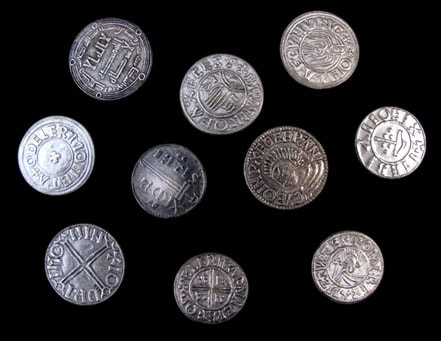
//> input picture coins_challenge_shape_recognition/coins1.jpg, 441 x 341 px
$ ./convolution   (built with g++ and OpenCV 4)
//> lines starting //> are read from the running program, lines starting //| are printed output that depends on the picture; after the words box and inside, x2 and y2 are one past the last pixel; in counts of white or black regions, pixels touching at a corner belong together
#include <stdio.h>
#include <opencv2/opencv.hpp>
#include <opencv2/core/core.hpp>
#include <opencv2/highgui/highgui.hpp>
#include <opencv2/imgproc/imgproc.hpp>
#include <math.h>

using namespace cv;

void GaussianBlur(
	cv::Mat &input,
	int size,
	cv::Mat &blurredOutput);
void sobel(cv::Mat &input,cv::Mat &finalOutput,cv::Mat &finalOutputX,cv::Mat &finalOutputY);


//finding the xGradient
int xGradient(Mat image, int x, int y)
{
    return image.at<uchar>(y-1, x-1) +
                2*image.at<uchar>(y, x-1) +
                 image.at<uchar>(y+1, x-1) -
                  image.at<uchar>(y-1, x+1) -
                   2*image.at<uchar>(y, x+1) -
                    image.at<uchar>(y+1, x+1);
}

//finding the yGradient
int yGradient(Mat image, int x, int y)
{
    return image.at<uchar>(y-1, x-1) +
                2*image.at<uchar>(y-1, x) +
                 image.at<uchar>(y-1, x+1) -
                  image.at<uchar>(y+1, x-1) -
                   2*image.at<uchar>(y+1, x) -
                    image.at<uchar>(y+1, x+1);
}

void inc_if_inside(double *** H, int x, int y, int height, int width, int r )
{
  if (x>0 && x<width && y> 0 && y<height)
    H[y][x][r]++;
}

void hough(Mat &img_data, Mat &dist, double threshold, int minRadius, int maxRadius, double distance, Mat &h_acc, Mat &coins){
  int radiusRange = maxRadius - minRadius;
  int HEIGHT = img_data.rows;
  int WIDTH = img_data.cols;
  int DEPTH = radiusRange;

  double ***H;

  // Allocate memory
  H = new double**[HEIGHT];
  for (int i = 0; i < HEIGHT; ++i) {
    H[i] = new double*[WIDTH];

    for (int j = 0; j < WIDTH; ++j)
      H[i][j] = new double[DEPTH];
  }

    for(int y=0;y<img_data.rows;y++)
  {
       for(int x=0;x<img_data.cols;x++)
       {
        // printf("data point : %f\n", img_data.at<float>(y,x));
            if( (float) img_data.at<float>(y,x) > 250.0 )  //threshold image
            {
              for (int r=minRadius; r<radiusRange; r++)
              {

                int x0 = round(x + r * cos(dist.at<float>(y,x)) );
                int x1 = round(x - r * cos(dist.at<float>(y,x)) );
                int y0 = round(y + r * sin(dist.at<float>(y,x)) );
                int y1 = round(y - r * sin(dist.at<float>(y,x)) );


                inc_if_inside(H,x0,y0,HEIGHT, WIDTH, r);
                 // inc_if_inside(H,x0,y1,HEIGHT, WIDTH, r);
                 // inc_if_inside(H,x1,y0,HEIGHT, WIDTH, r);
                inc_if_inside(H,x1,y1,HEIGHT, WIDTH, r);
              }
            }
       }
  }

  //create 2D image by summing values of the radius dimension
  for(int y0 = 0; y0 < HEIGHT; y0++) {
    for(int x0 = 0; x0 < WIDTH; x0++) {
      for(int r = minRadius; r < radiusRange; r++) {
        h_acc.at<float>(y0,x0) +=  H[y0][x0][r];// > 1 ? 255 : 0;
       // printf("h : %d", H[y0][x0][r]);
      }
    }
  }

  std::vector<Point3f> bestCircles;

  //compute optimal circles
  for(int y0 = 0; y0 < HEIGHT; y0++) {
    for(int x0 = 0; x0 < WIDTH; x0++) {
      for(int r = minRadius; r < radiusRange; r++) {
        if(H[y0][x0][r] > threshold){
          Point3f circle(x0, y0, r);
          int i;
          for(i = 0; i < bestCircles.size(); i++) {
            int xCoord = bestCircles[i].x;
            int yCoord = bestCircles[i].y;
            int radius = bestCircles[i].z;
            if(abs(xCoord - x0) < distance && abs(yCoord - y0) < distance) {
              if(H[y0][x0][r] > H[yCoord][xCoord][radius]) {
                bestCircles.erase(bestCircles.begin()+i);
                bestCircles.insert(bestCircles.begin(), circle);
              }
              break;
            }
          }
          if(i == bestCircles.size()){
            bestCircles.insert(bestCircles.begin(), circle);
          }
        }
      }
    }
  }

  for(int i = 0; i < bestCircles.size(); i++) {
    int lineThickness = 4;
    int lineType = 10;
    int shift = 0;
    int xCoord = bestCircles[i].x;
    int yCoord = bestCircles[i].y;
    int radius = bestCircles[i].z;
    Point2f center(xCoord, yCoord);
    circle(coins, center, radius-1, Scalar(255,0,0), lineThickness, lineType, shift);
  }
}


int main( int argc, char** argv )
{

 Mat image,h_acc;
Mat gray_image;
Mat coinsBlurred;
 image = imread( "coins1.jpg", 1 );
//> image is the input picture: 341 rows x 441 cols, CV_8UC3; mean B, G, R 45.1, 43.1, 44.6


// CONVERT COLOUR, BLUR AND SAVE

 cvtColor( image, gray_image , CV_BGR2GRAY );
  GaussianBlur(gray_image ,23,coinsBlurred);

 Mat imgFinal;
 Mat imgFinalx;
 Mat imgFinaly;
 imgFinal=coinsBlurred.clone();
 imgFinalx=coinsBlurred.clone();
 imgFinaly=coinsBlurred.clone();

    for(int x = 0; x < coinsBlurred.rows; x++)
        {
		for(int y = 0; y < coinsBlurred.cols; y++)
         	{
		       imgFinal.at<uchar>(x,y) = 0.0;
                       imgFinalx.at<uchar>(x,y) = 0.0;
		       imgFinaly.at<uchar>(x,y) = 0.0;
		}
	}

 sobel(coinsBlurred,imgFinal, imgFinalx, imgFinaly);
 normalize(imgFinalx,imgFinalx, 0, 255, NORM_MINMAX, -1, Mat());
 imwrite( "sobelx.jpg", imgFinalx );
 imwrite( "sobely.jpg", imgFinaly );
 imwrite( "sobel.jpg", imgFinal );
 h_acc.create(imgFinal.rows, imgFinal.cols, CV_32FC1);
 hough(imgFinal,imgFinalx,10, 15, 100, 45, h_acc, image);
 imwrite("hough.jpg",image);
 imwrite("houghSpace.jpg",h_acc);
 return 0;
}


void GaussianBlur(cv::Mat &input, int size, cv::Mat &blurredOutput)
{
//> called with size = 23
	// intialise the output using the input
	blurredOutput.create(input.size(), input.type());

	// create the Gaussian kernel in 1D
	cv::Mat kX = cv::getGaussianKernel(size, -1);
	cv::Mat kY = cv::getGaussianKernel(size, -1);

	// make it 2D multiply one by the transpose of the other
	cv::Mat kernel = kX * kY.t();

	//CREATING A DIFFERENT IMAGE kernel WILL BE NEEDED
	//TO PERFORM OPERATIONS OTHER THAN GUASSIAN BLUR!!!

	// we need to create a padded version of the input
	// or there will be border effects
	int kernelRadiusX = ( kernel.size[0] - 1 ) / 2;
	int kernelRadiusY = ( kernel.size[1] - 1 ) / 2;

	cv::Mat paddedInput;
	cv::copyMakeBorder( input, paddedInput,
		kernelRadiusX, kernelRadiusX, kernelRadiusY, kernelRadiusY,
		cv::BORDER_REPLICATE );
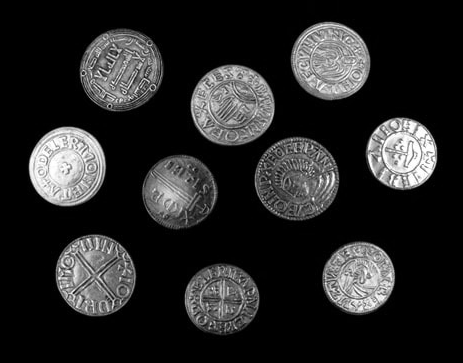
//> paddedInput: 363 rows x 463 cols, CV_8UC1; min 0, max 255, mean 39.1

	// now we can do the convoltion
	for ( int i = 0; i < input.rows; i++ )
	{
		for( int j = 0; j < input.cols; j++ )
		{
			double sum = 0.0;
			for( int m = -kernelRadiusX; m <= kernelRadiusX; m++ )
			{
				for( int n = -kernelRadiusY; n <= kernelRadiusY; n++ )
				{
					// find the correct indices we are using
					int imagex = i + m + kernelRadiusX;
					int imagey = j + n + kernelRadiusY;
					int kernelx = m + kernelRadiusX;
					int kernely = n + kernelRadiusY;

					// get the values from the padded image and the kernel
					int imageval = ( int ) paddedInput.at<uchar>( imagex, imagey );
					double kernalval = kernel.at<double>( kernelx, kernely );

					// do the multiplication
					sum += imageval * kernalval;
				}
			}
			// set the output value as the sum of the convolution
			blurredOutput.at<uchar>(i, j) = (uchar) sum;
		}
	}
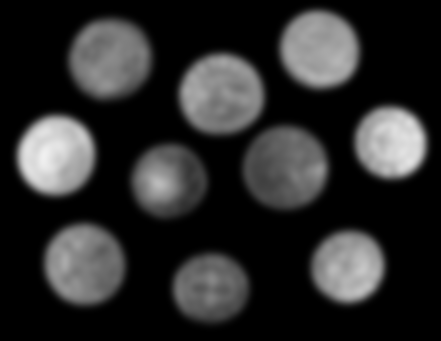
//> blurredOutput: 341 rows x 441 cols, CV_8UC1; min 0, max 240, mean 43.5
//> after the loop in main, `for(int x = 0; x < coinsBlurred.rows; x++)`: imgFinal: 341 rows x 441 cols, CV_8UC1; every value is 0
}


void sobel(cv::Mat &input,cv::Mat &finalOutput,cv::Mat &finalOutputX,cv::Mat &finalOutputY)
{

 	int gx, gy, sum;
        double angle;
    for(int y = 0; y < input.rows; y++)
 	{
          for(int x = 0; x < input.cols; x++)
         	{
                        //calculate the xGradient
			gx=xGradient(input, x , y);
                        //calculate the yGradient
			gy=yGradient(input,x,y);
			//find a better way to fix the final
                        sum = sqrt(gx*gx+gy*gy)> 100 ? 255 : 0;
			angle=atan2f(gx,gy);
                        finalOutput.at<uchar>(y,x) = sum;
			finalOutputX.at<uchar>(y,x)=angle;
			finalOutputY.at<uchar>(y,x)=abs(gy);

		}
	}
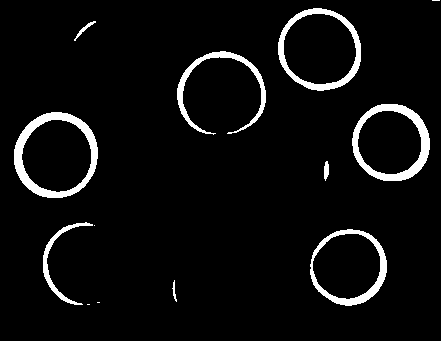
//> finalOutput: 341 rows x 441 cols, CV_8UC1; 5.3% white; 13 white regions (4 under 20 px), largest, box (x1, y1, x2, y2) and area: (14, 112, 98, 198) 1854, (352, 104, 430, 181) 1633, (278, 8, 361, 91) 1393
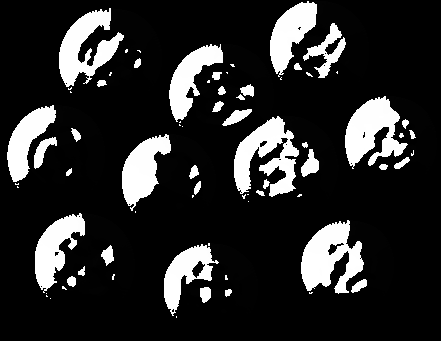
//> finalOutputX: 341 rows x 441 cols, CV_8UC1; min 0, max 255, mean 42.2
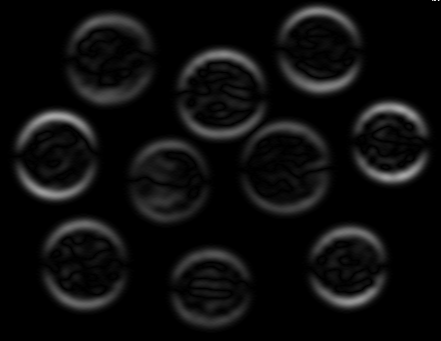
//> finalOutputY: 341 rows x 441 cols, CV_8UC1; min 0, max 247, mean 13.1
//> after the loop, gx = 0; gy = 0; sum = 0; angle = 0
//> after the loop in hough, `for(int y0 = 0; y0 < HEIGHT; y0++)`: h_acc: 341 rows x 441 cols, CV_32FC1; every value is 0


}

$ run again, with coins_challenge_shape_recognition/coins2.png saved as coins_challenge_shape_recognition/coins1.jpg
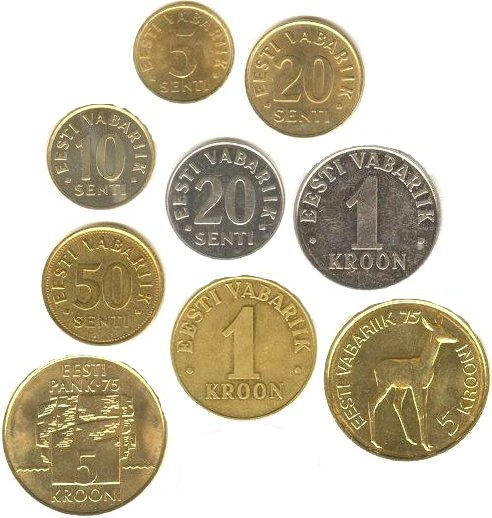
//> input picture coins_challenge_shape_recognition/coins2.png, 492 x 518 px
//> image is the input picture: 518 rows x 492 cols, CV_8UC3; mean B, G, R 171, 192.9, 201.8
//> after the loop in GaussianBlur, `for ( int i = 0; i < input.rows; i++ )`:
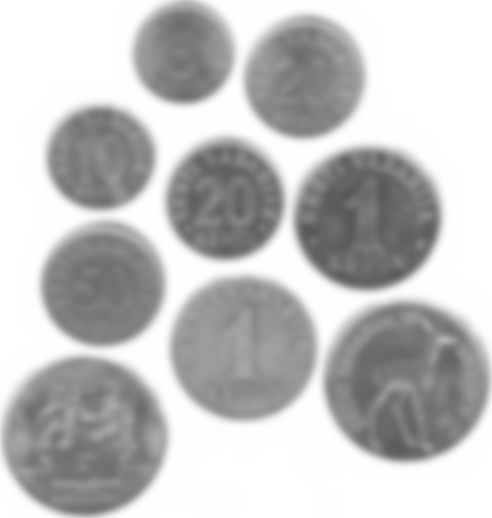
//> blurredOutput: 518 rows x 492 cols, CV_8UC1; min 87, max 255, mean 192.7
//> the loop in sobel, `for(int y = 0; y < input.rows; y++)` made 518 passes
//> (gx, gy, sum, angle) on passes 1 to 3: (-255, -765, 255, -2.82), (0, 0, 0, 0), (0, 0, 0, 0)
//> after the loop in sobel, `for(int y = 0; y < input.rows; y++)`:
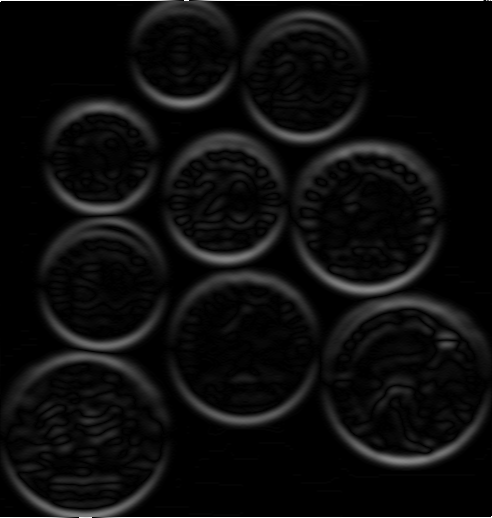
//> finalOutputY: 518 rows x 492 cols, CV_8UC1; min 0, max 255, mean 12.8
//> after the loop in sobel, `for(int y = 0; y < input.rows; y++)`: gx = 510; gy = 1020; sum = 255; angle = 0.464

$ run again, with coins_challenge_shape_recognition/coins3.png saved as coins_challenge_shape_recognition/coins1.jpg
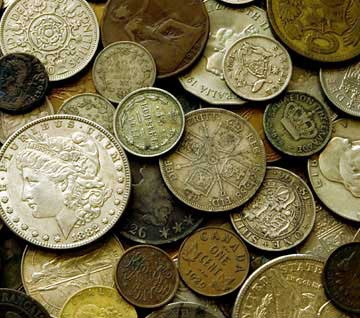
//> input picture coins_challenge_shape_recognition/coins3.png, 360 x 318 px
//> image is the input picture: 318 rows x 360 cols, CV_8UC3; mean B, G, R 73.5, 109.6, 120.1
//> after the loop in GaussianBlur, `for ( int i = 0; i < input.rows; i++ )`:
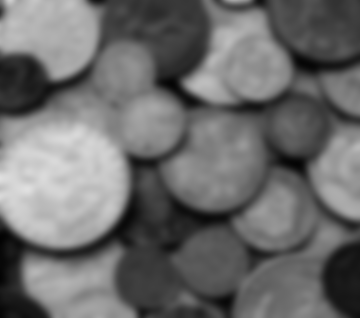
//> blurredOutput: 318 rows x 360 cols, CV_8UC1; min 2, max 224, mean 108.1
//> the loop in sobel, `for(int y = 0; y < input.rows; y++)` made 318 passes
//> (gx, gy, sum, angle) on passes 1 to 3: (-286, -158, 255, -2.08), (-208, 2, 255, -1.56), (-181, 3, 255, -1.55)
//> after the loop in sobel, `for(int y = 0; y < input.rows; y++)`:
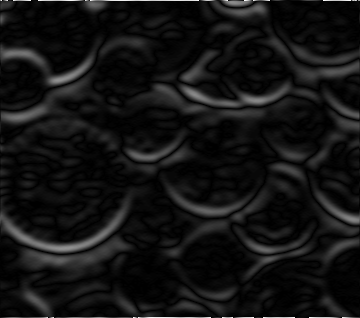
//> finalOutputY: 318 rows x 360 cols, CV_8UC1; min 0, max 255, mean 19
//> after the loop in sobel, `for(int y = 0; y < input.rows; y++)`: gx = 38; gy = 50; sum = 0; angle = 0.65
